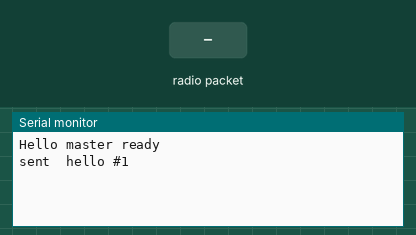
This sketch was run on a simulated ESP32. On the bench: the last lines printed to the serial monitor. The test bench sets the inputs (shaded band). No radio packets arrive unless stated.

Above: at 2.2 s.
2.3 s: radio packet "1" arrives
At 4.0 s:
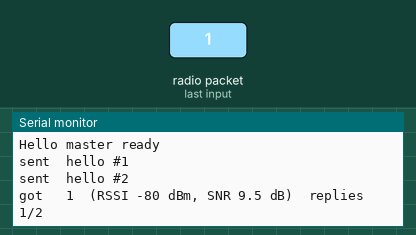
4.6 s: radio packet "0" arrives
At 5.4 s:
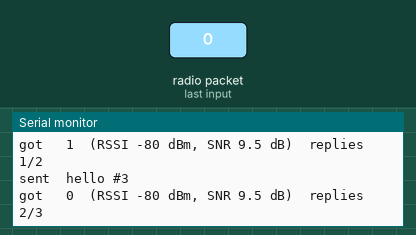
6.1 s: radio packet "2" arrives
At 6.5 s:
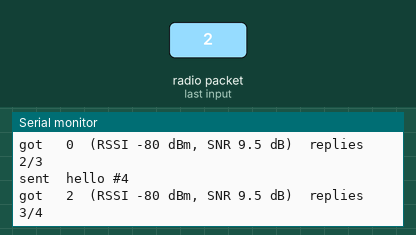
Timing chart, 0 to 9.1 s (numbered marks = the images above; inputs shaded):
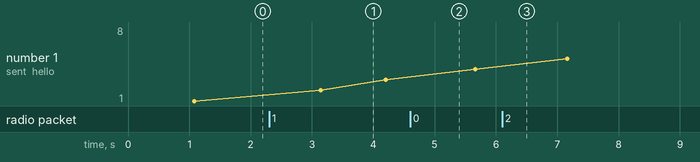

The sketch:

LoRa_hello_master.ino
```cpp
// Minimal LoRa test, ESP32 side: sends "hello #N" every 2 s and prints any reply.
// Library defaults: 433 MHz, sync word 0x12, SF7, 125 kHz, 17 dBm, no CRC.
// Pair with LoRa_hello_node on the Nano. Serial Monitor at 115200 baud.

#include <SPI.h>
#include <LoRa.h>

#define LORA_SS 5
#define LORA_RST 14
#define LORA_DIO0 2

uint32_t counter = 0, replies = 0;

void setup() {
  Serial.begin(115200);
  delay(1000);
  LoRa.setPins(LORA_SS, LORA_RST, LORA_DIO0);
  if (!LoRa.begin(433E6)) {
    Serial.println("Starting LoRa failed! Check wiring.");
    while (1) delay(1000);
  }
  Serial.println("Hello master ready");
}

void loop() {
  counter++;
  LoRa.beginPacket();
  LoRa.print("hello #");
  LoRa.print(counter);
  LoRa.endPacket();
  Serial.printf("sent  hello #%lu\n", (unsigned long)counter);

  // Wait up to 1 s for the node's reply.
  unsigned long start = millis();
  while (millis() - start < 1000) {
    if (LoRa.parsePacket()) {
      String text;
      while (LoRa.available()) text += (char)LoRa.read();
      replies++;
      Serial.printf("got   %s  (RSSI %d dBm, SNR %.1f dB)  replies %lu/%lu\n", text.c_str(),
                    LoRa.packetRssi(), LoRa.packetSnr(), (unsigned long)replies, (unsigned long)counter);
      break;
    }
  }
  delay(1000);
}
```

Measured:
- after the input at 2.3 s, the serial monitor: prints a new line after 0.84 s (image 1)
- after the input at 4.6 s, the serial monitor: prints a new line at once (image 2)
- after the input at 6.1 s, the serial monitor: prints a new line at once (image 3)
- plotted number 1: 1 → 3 after the input at 2.3 s, 3 → 4 after the input at 4.6 s, 4 → 8 after the input at 6.1 s
